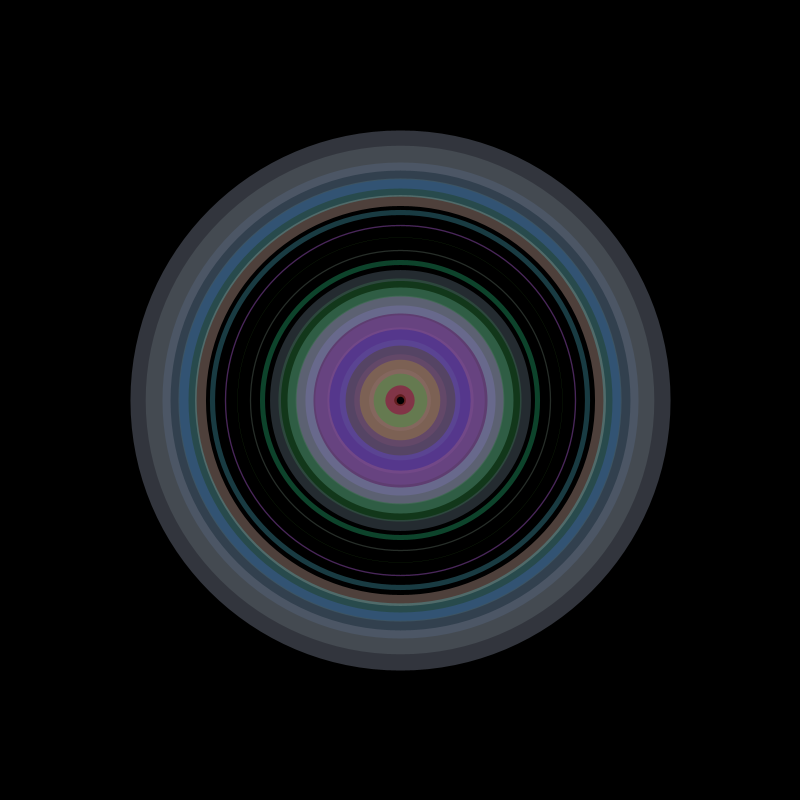
Frame 1 (no input)
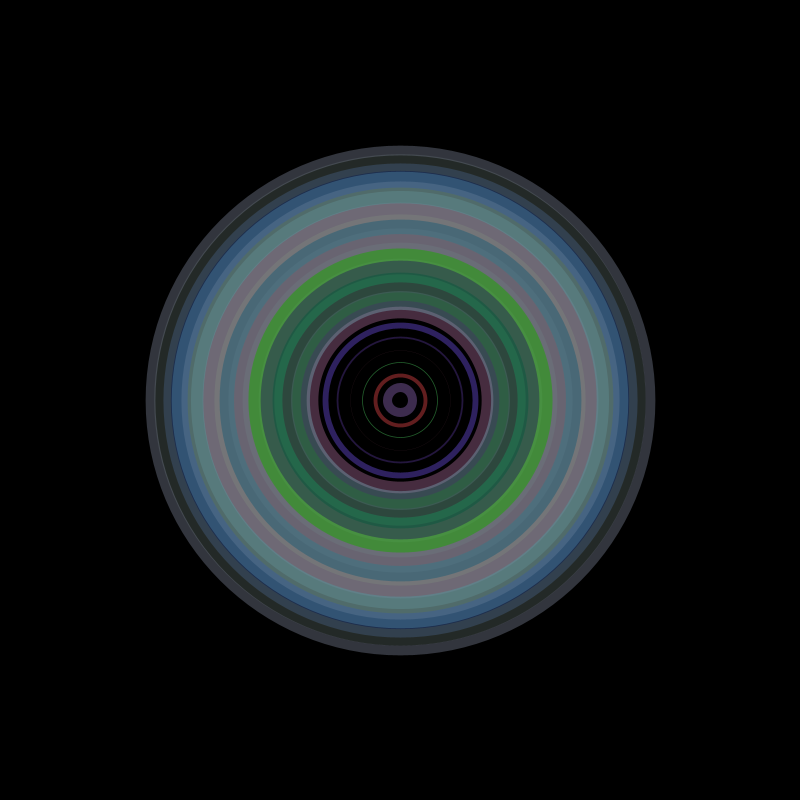
Frame 60 (the mouse pressed at the canvas centre just before this capture)
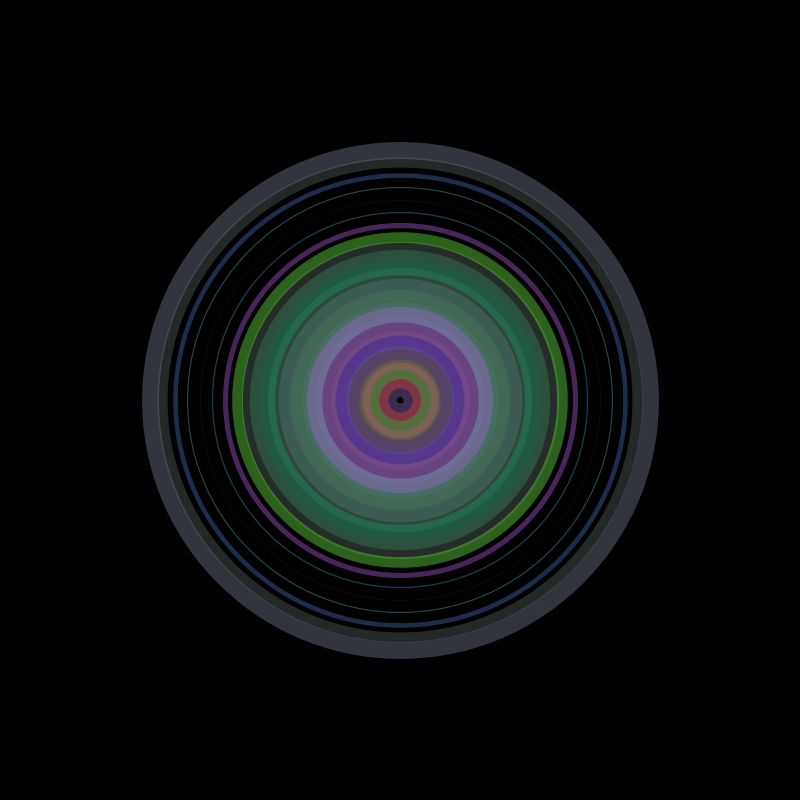
Frame 120 (the mouse held since frame 60 and released just before this capture)

The Processing sketch that drew these frames (run headless with seeded random() and noise(); from frame 60 on, the mouse is pressed at the canvas centre):

// Processing sketch: sketch_190716d
// ── sketch_190716d.pde
float deg;
float rad;
float pingPong;
float sw;

void setup() {
  size(800, 800);
}


void draw() {
  background(0);
  noFill();
  //stroke(255,65);//带一点透明
  //用i让每一次正弦波的弧度都不一样
  for(int i=1; i<=20; i++){  //i=圈的个数
    stroke(noise(i)*255,noise(i+20)*255,noise(i+40)*255,124);
    deg = (millis()*1.0+150*i)/8.0;  //第1个参数(mill())：调整一个周期的速度大小;
                                    //第2个参数(*i)：调整一个周期的长度，一个周期越小，同时能看到的周期越多
    rad = radians(deg);
    pingPong = sin(rad);
    //不同节奏的来回往复用在笔触上
    sw = map(pingPong,-1.0,1.0,0.0,46.4);//第3,4个参数：调整单个环的大小
    strokeWeight(sw);
    ellipse(width/2,height/2,i*25,i*25);
  }
}
